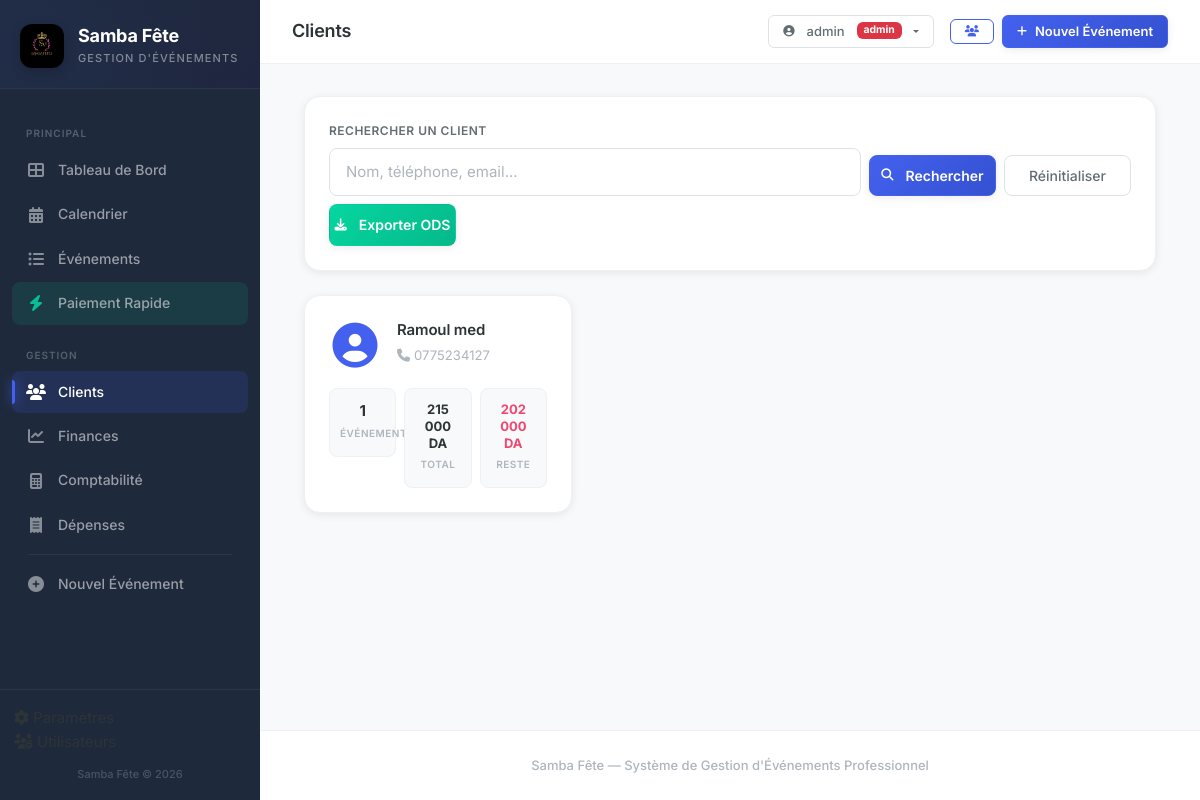
The page /clients (signed in) on the database its author committed.
### tables this page shows
CREATE TABLE users (
                id INTEGER PRIMARY KEY AUTOINCREMENT,
                username TEXT UNIQUE NOT NULL,
                password_hash TEXT NOT NULL,
                role TEXT NOT NULL DEFAULT 'manager',
                is_active INTEGER DEFAULT 1,
                created_at TEXT DEFAULT (datetime('now','localtime'))
            );

CREATE TABLE clients (
            id INTEGER PRIMARY KEY AUTOINCREMENT,
            name TEXT NOT NULL,
            phone TEXT NOT NULL,
            phone2 TEXT,
            email TEXT,
            address TEXT,
            created_at TEXT DEFAULT (datetime('now','localtime'))
        );

### app.py (the view)
@app.route("/clients")
@login_required
def client_list():
    db = get_db_connection()
    search = request.args.get("q", "").strip()
    query = (
        "SELECT c.*, "
        "(SELECT COUNT(*) FROM events WHERE client_id=c.id) as event_count, "
        "(SELECT COALESCE(SUM(CASE WHEN p.is_refunded=0 THEN p.amount ELSE 0 END),0) FROM payments p JOIN events e ON p.event_id=e.id WHERE e.client_id=c.id) as total_paid, "
        "(SELECT COALESCE(SUM(e.total_amount),0) FROM events e WHERE e.client_id=c.id) as total_owed "
        "FROM clients c WHERE 1=1"
    )
    params = []
    if search:
        query += " AND (c.name LIKE ? OR c.phone LIKE ? OR c.email LIKE ?)"
        params.extend([f"%{search}%", f"%{search}%", f"%{search}%"])
    query += " ORDER BY c.created_at DESC"
    clients = db.execute(query, params).fetchall()
    return render_template("client_list.html", clients=clients, search=search)

### app.py (called while the page is built)
@login_manager.user_loader
def load_user(user_id):
    return get_user_by_id(user_id)

@app.teardown_appcontext
def close_db_connection(exception):
    db = getattr(g, "_database", None)
    if db is not None:
        db.close()

def get_db_connection():
    db = getattr(g, "_database", None)
    if db is None:
        db = g._database = get_db()
    return db

def format_da(amount):
    try:
        return f"{float(amount):,.0f} DA".replace(",", " ")
    except (ValueError, TypeError):
        return "0 DA"

@app.context_processor
def inject_year():
    return {"current_year": datetime.now().year}

### models.py (called while the page is built, shortened)
def is_postgres():
    return DATABASE_URL.startswith("postgresql://")

def get_db():
    if is_postgres():
        conn = psycopg2.connect(DATABASE_URL)
        conn.autocommit = True
        return DB(conn, True)
    else:
        import sqlite3
        db_path = os.path.join(
            os.path.dirname(os.path.abspath(__file__)), "samba_fete.db"
        )
        conn = sqlite3.connect(db_path, timeout=10)
        conn.row_factory = sqlite3.Row
        conn.execute("PRAGMA foreign_keys = ON")
        return DB(conn, False)

def get_user_by_id(user_id):
    db = get_db()
    row = db.execute("SELECT * FROM users WHERE id=?", (user_id,)).fetchone()
    db.close()
    if row:
        return User(
            row["id"],
            row["username"],
            row["password_hash"],
            row["role"],
            row["is_active"],
        )
    return None

    @property
    def is_authenticated(self):
        return True

    def execute(self, sql, params=None):
        if self.is_pg:
            sql = sql.replace("?", "%s")
        cur = self.conn.cursor()
        if params:
            cur.execute(sql, params)
        else:
            cur.execute(sql)
        self._cur = cur
        return self

    def fetchone(self):
        row = self._cur.fetchone()
        if row is None:
            return None
        if self.is_pg:
            return dict(zip([col[0] for col in self._cur.description], row))
        else:
            return dict(row)

    def fetchall(self):
        rows = self._cur.fetchall()
        if self.is_pg:
            columns = [col[0] for col in self._cur.description]
            return [dict(zip(columns, row)) for row in rows]
        else:
            return [dict(row) for row in rows]

    def close(self):
        self.conn.close()

### templates/client_list.html (shortened to what this page needs)
{% extends "base.html" %}
{% block page_title %}Clients{% endblock %}
{% block content %}
<div class="container-fluid">
    <div class="card-custom mb-4">
        <div class="card-body-custom">
            <form method="GET" class="row g-2 align-items-end">
                <div class="col-md-8">
                    <label class="form-label-elegant">Rechercher un client</label>
                    <input type="text" name="q" class="form-input-elegant"
                           placeholder="Nom, téléphone, email..." value="{{ search }}">
                </div>
                <div class="col-md-2">
                    <button type="submit" class="btn btn-primary w-100">
                        <i class="fas fa-search me-1"></i> Rechercher
                    </button>
                </div>
                <div class="col-md-2">
                    <a href="{{ url_for('client_list') }}" class="btn btn-outline-secondary w-100">
                        Réinitialiser
                    </a>
                </div>
                <div class="col-md-2">
                    <a href="{{ url_for('export_clients', q=search) }}" class="btn btn-success w-100">
                        <i class="fas fa-download me-1"></i> Exporter ODS
                    </a>
                </div>
            </form>
        </div>
    </div>
    {% if clients %}
    <div class="row g-4">
        {% for c in clients %}
        <div class="col-md-6 col-lg-4">
            <a href="{{ url_for('client_detail', client_id=c.id) }}" class="text-decoration-none">
                <div class="card-custom client-card h-100">
                    <div class="card-body-custom">
                        <div class="d-flex align-items-start mb-3">
                            <div class="client-avatar me-3">
                                <i class="fas fa-user-circle fa-3x" style="color: var(--primary);"></i>
                            </div>
                            <div class="flex-grow-1">
                                <h5 class="mb-1" style="color: var(--text); font-weight: 600;">{{ c.name }}</h5>
                                <small class="text-muted">
                                    <i class="fas fa-phone me-1"></i>{{ c.phone }}
                                </small>
                            </div>
                        </div>
                        <div class="row g-2 text-center">
                            <div class="col-4">
                                <div class="stat-mini">
                                    <span class="stat-mini-value">{{ c.event_count }}</span>
                                    <span class="stat-mini-label">Événements</span>
                                </div>
                            </div>
                            <div class="col-4">
                                <div class="stat-mini">
                                    <span class="stat-mini-value" style="font-size: 0.8125rem;">{{ c.total_owed | format_da }}</span>
                                    <span class="stat-mini-label">Total</span>
                                </div>
                            </div>
                            <div class="col-4">
                                <div class="stat-mini">
                                    {% set remaining = c.total_owed - c.total_paid %}
                                    <span class="stat-mini-value {% if remaining > 0 %}text-danger{% else %}text-success{% endif %}" style="font-size: 0.8125rem;">
                                        {{ remaining | format_da }}
                                    </span>
                                    <span class="stat-mini-label">Reste</span>
                                </div>
                            </div>
                        </div>
                    </div>
                </div>
            </a>
        </div>
        {% endfor %}
    </div>
    {% endif %}
</div>
{% endblock %}

### templates/base.html (shortened to what this page needs)
<!DOCTYPE html>
<html lang="fr">
<head>
    <link href="https://cdn.jsdelivr.net/npm/bootstrap@5.3.3/dist/css/bootstrap.min.css" rel="stylesheet">
    <link href="https://cdnjs.cloudflare.com/ajax/libs/font-awesome/6.5.1/css/all.min.css" rel="stylesheet">
    <link href="{{ url_for('static', filename='css/style.css') }}" rel="stylesheet">
</head>
<body>
    <nav id="sidebar" class="sidebar">
        <div class="sidebar-header">
            <div class="logo-icon">
                <img src="{{ url_for('static', filename='img/logo.jpg') }}" alt="Samba Fête">
            </div>
            <div class="sidebar-brand">
                <div class="brand-name">Samba Fête</div>
                <div class="brand-tagline">Gestion d'Événements</div>
            </div>
        </div>
        <ul class="sidebar-nav">
            <li class="nav-section-title">Principal</li>
            <li class="nav-item">
                <a href="{{ url_for('index') }}" class="nav-link {% if request.endpoint == 'index' %}active{% endif %}">
                    <i class="fas fa-th-large"></i> <span>Tableau de Bord</span>
                </a>
            </li>
            <li class="nav-item">
                <a href="{{ url_for('calendar_view') }}" class="nav-link {% if request.endpoint == 'calendar_view' %}active{% endif %}">
                    <i class="fas fa-calendar-alt"></i> <span>Calendrier</span>
                </a>
            </li>
            <li class="nav-item">
                <a href="{{ url_for('event_list') }}" class="nav-link {% if request.endpoint == 'event_list' %}active{% endif %}">
                    <i class="fas fa-list-ul"></i> <span>Événements</span>
                </a>
            </li>
            <li class="nav-item">
                <a href="{{ url_for('quick_payment') }}" class="nav-link {% if request.endpoint == 'quick_payment' %}active{% endif %}" style="background: rgba(6, 214, 160, 0.1);">
                    <i class="fas fa-bolt" style="color: var(--success);"></i> <span>Paiement Rapide</span>
                </a>
            </li>
            <li class="nav-section-title">Gestion</li>
            <li class="nav-item">
                <a href="{{ url_for('client_list') }}" class="nav-link {% if request.endpoint == 'client_list' or request.endpoint == 'client_detail' %}active{% endif %}">
                    <i class="fas fa-users"></i> <span>Clients</span>
                </a>
            </li>
            <li class="nav-item">
                <a href="{{ url_for('financials') }}" class="nav-link {% if request.endpoint == 'financials' %}active{% endif %}">
                    <i class="fas fa-chart-line"></i> <span>Finances</span>
                </a>
            </li>
            <li class="nav-item">
                <a href="{{ url_for('accounting') }}" class="nav-link {% if request.endpoint == 'accounting' %}active{% endif %}">
                    <i class="fas fa-calculator"></i> <span>Comptabilité</span>
                </a>
            </li>
            <li class="nav-item">
                <a href="{{ url_for('expenses') }}" class="nav-link {% if request.endpoint == 'expenses' %}active{% endif %}">
                    <i class="fas fa-receipt"></i> <span>Dépenses</span>
                </a>
            </li>
            <li class="sidebar-divider"></li>
            <li class="nav-item">
                <a href="{{ url_for('event_form') }}" class="nav-link {% if request.endpoint == 'event_form' %}active{% endif %}">
                    <i class="fas fa-plus-circle"></i> <span>Nouvel Événement</span>
                </a>
            </li>
        </ul>
        <div class="sidebar-footer">
            {% if current_user.is_authenticated %}
            <li class="nav-item" style="list-style: none;">
                <a href="{{ url_for('settings') }}" class="nav-link {% if request.endpoint == 'settings' %}active{% endif %}">
                    <i class="fas fa-cog"></i> <span>Paramètres</span>
                </a>
            </li>
            {% if current_user.role == 'admin' %}
            <li class="nav-item" style="list-style: none;">
                <a href="{{ url_for('users') }}" class="nav-link {% if request.endpoint == 'users' %}active{% endif %}">
                    <i class="fas fa-users-cog"></i> <span>Utilisateurs</span>
                </a>
            </li>
            {% endif %}
            {% endif %}
            <div class="sidebar-footer-text" style="margin-top: 12px;">Samba Fête &copy; {{ current_year }}</div>
        </div>
    </nav>
    <div class="main-content">
        <nav class="topbar">
            <div class="topbar-title">
                {% block page_title %}Tableau de Bord{% endblock %}
            </div>
            <div class="topbar-actions">
                {% if current_user.is_authenticated %}
                <div class="dropdown d-none d-sm-inline-block me-2">
                    <button class="btn btn-outline-secondary btn-sm dropdown-toggle" type="button" data-bs-toggle="dropdown">
                        <i class="fas fa-user-circle me-1"></i> {{ current_user.username }}
                        <span class="badge bg-{% if current_user.role == 'admin' %}danger{% else %}secondary{% endif %} ms-1" style="font-size: 0.65rem;">{{ current_user.role }}</span>
                    </button>
                </div>
                {% endif %}
                <a href="{{ url_for('client_list') }}" class="btn btn-outline-gold btn-sm" title="Clients">
                    <i class="fas fa-users"></i>
                </a>
                <a href="{{ url_for('event_form') }}" class="btn btn-primary btn-sm">
                    <i class="fas fa-plus"></i> <span class="d-none d-sm-inline">Nouvel Événement</span>
                </a>
            </div>
        </nav>
        <div class="page-content">
            {% block content %}{% endblock %}
        </div>
        <footer class="app-footer">
            Samba Fête &mdash; Système de Gestion d'Événements Professionnel
        </footer>
    </div>
</body>
</html>

### rows shown on the page
users: username "admin", role "admin"
clients: name "Ramoul med", phone "0775234127", event_count "1", total_owed "215 000 DA", remaining "202 000 DA"
